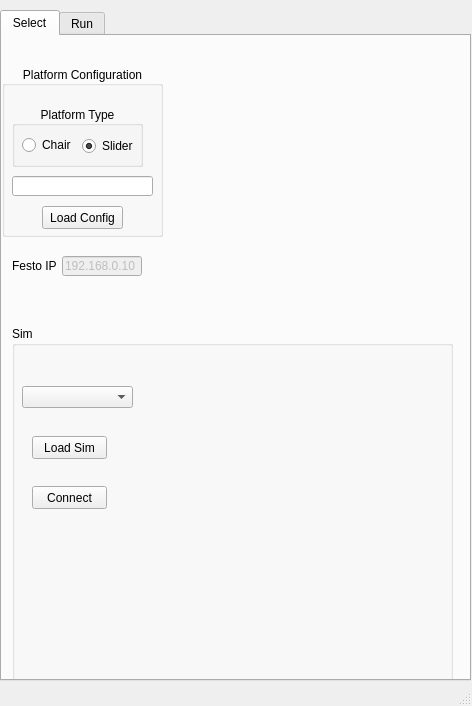
<?xml version="1.0" encoding="UTF-8"?>
<ui version="4.0">
 <class>MainWindow</class>
 <widget class="QMainWindow" name="MainWindow">
  <property name="geometry">
   <rect>
    <x>0</x>
    <y>0</y>
    <width>472</width>
    <height>706</height>
   </rect>
  </property>
  <property name="windowTitle">
   <string>Sim Interface</string>
  </property>
  <widget class="QWidget" name="centralwidget">
   <widget class="QTabWidget" name="tabWidget">
    <property name="geometry">
     <rect>
      <x>0</x>
      <y>10</y>
      <width>471</width>
      <height>671</height>
     </rect>
    </property>
    <property name="currentIndex">
     <number>0</number>
    </property>
    <widget class="QWidget" name="tab_load">
     <property name="accessibleName">
      <string>Load</string>
     </property>
     <attribute name="title">
      <string>Select</string>
     </attribute>
     <widget class="QGroupBox" name="groupBox_6">
      <property name="geometry">
       <rect>
        <x>0</x>
        <y>30</y>
        <width>161</width>
        <height>171</height>
       </rect>
      </property>
      <property name="title">
       <string>Platform Configuration</string>
      </property>
      <property name="alignment">
       <set>Qt::AlignCenter</set>
      </property>
      <widget class="QPushButton" name="btn_load_config">
       <property name="geometry">
        <rect>
         <x>40</x>
         <y>140</y>
         <width>81</width>
         <height>23</height>
        </rect>
       </property>
       <property name="text">
        <string>Load Config</string>
       </property>
      </widget>
      <widget class="QGroupBox" name="groupBox_7">
       <property name="geometry">
        <rect>
         <x>10</x>
         <y>40</y>
         <width>131</width>
         <height>61</height>
        </rect>
       </property>
       <property name="title">
        <string>Platform Type</string>
       </property>
       <property name="alignment">
        <set>Qt::AlignCenter</set>
       </property>
       <widget class="QRadioButton" name="rb_chair">
        <property name="geometry">
         <rect>
          <x>10</x>
          <y>30</y>
          <width>51</width>
          <height>18</height>
         </rect>
        </property>
        <property name="text">
         <string>Chair</string>
        </property>
       </widget>
       <widget class="QRadioButton" name="rb_slider">
        <property name="geometry">
         <rect>
          <x>70</x>
          <y>30</y>
          <width>71</width>
          <height>20</height>
         </rect>
        </property>
        <property name="text">
         <string>Slider</string>
        </property>
        <property name="checked">
         <bool>true</bool>
        </property>
       </widget>
      </widget>
      <widget class="QLineEdit" name="txt_config_fname">
       <property name="geometry">
        <rect>
         <x>10</x>
         <y>110</y>
         <width>141</width>
         <height>20</height>
        </rect>
       </property>
      </widget>
     </widget>
     <widget class="QLabel" name="lbl_platform_image">
      <property name="geometry">
       <rect>
        <x>160</x>
        <y>-10</y>
        <width>301</width>
        <height>271</height>
       </rect>
      </property>
      <property name="text">
       <string/>
      </property>
      <property name="pixmap">
       <pixmap>images/slider_small.jpg</pixmap>
      </property>
     </widget>
     <widget class="QGroupBox" name="grp_sim">
      <property name="geometry">
       <rect>
        <x>10</x>
        <y>290</y>
        <width>441</width>
        <height>361</height>
       </rect>
      </property>
      <property name="title">
       <string>Sim</string>
      </property>
      <widget class="QComboBox" name="cmb_sim_select">
       <property name="geometry">
        <rect>
         <x>10</x>
         <y>60</y>
         <width>111</width>
         <height>22</height>
        </rect>
       </property>
      </widget>
      <widget class="QPushButton" name="btn_connect_sim">
       <property name="geometry">
        <rect>
         <x>20</x>
         <y>160</y>
         <width>75</width>
         <height>23</height>
        </rect>
       </property>
       <property name="text">
        <string>Connect</string>
       </property>
      </widget>
      <widget class="QPushButton" name="btn_load_sim">
       <property name="geometry">
        <rect>
         <x>20</x>
         <y>110</y>
         <width>75</width>
         <height>23</height>
        </rect>
       </property>
       <property name="text">
        <string>Load Sim</string>
       </property>
      </widget>
      <widget class="QLabel" name="lbl_sim_image">
       <property name="geometry">
        <rect>
         <x>150</x>
         <y>10</y>
         <width>281</width>
         <height>351</height>
        </rect>
       </property>
       <property name="text">
        <string/>
       </property>
      </widget>
     </widget>
     <widget class="QLabel" name="label_21">
      <property name="geometry">
       <rect>
        <x>10</x>
        <y>225</y>
        <width>47</width>
        <height>10</height>
       </rect>
      </property>
      <property name="text">
       <string>Festo IP</string>
      </property>
     </widget>
     <widget class="QLineEdit" name="txt_festo_ip">
      <property name="enabled">
       <bool>false</bool>
      </property>
      <property name="geometry">
       <rect>
        <x>60</x>
        <y>220</y>
        <width>80</width>
        <height>20</height>
       </rect>
      </property>
      <property name="text">
       <string>192.168.0.10</string>
      </property>
     </widget>
     <widget class="QLabel" name="lbl_connection_status">
      <property name="geometry">
       <rect>
        <x>10</x>
        <y>260</y>
        <width>431</width>
        <height>20</height>
       </rect>
      </property>
      <property name="font">
       <font>
        <pointsize>10</pointsize>
       </font>
      </property>
      <property name="text">
       <string/>
      </property>
     </widget>
    </widget>
    <widget class="QWidget" name="tab_run">
     <attribute name="title">
      <string>Run</string>
     </attribute>
     <widget class="QGroupBox" name="groupBox_2">
      <property name="geometry">
       <rect>
        <x>0</x>
        <y>550</y>
        <width>120</width>
        <height>81</height>
       </rect>
      </property>
      <property name="title">
       <string/>
      </property>
      <widget class="QPushButton" name="btn_centre">
       <property name="geometry">
        <rect>
         <x>20</x>
         <y>50</y>
         <width>81</width>
         <height>23</height>
        </rect>
       </property>
       <property name="text">
        <string>Centre</string>
       </property>
      </widget>
      <widget class="QPushButton" name="btn_load_pos">
       <property name="geometry">
        <rect>
         <x>20</x>
         <y>10</y>
         <width>81</width>
         <height>23</height>
        </rect>
       </property>
       <property name="text">
        <string>Load Pos</string>
       </property>
      </widget>
     </widget>
     <widget class="QPushButton" name="btn_estop">
      <property name="geometry">
       <rect>
        <x>150</x>
        <y>570</y>
        <width>151</width>
        <height>40</height>
       </rect>
      </property>
      <property name="font">
       <font>
        <pointsize>10</pointsize>
        <weight>75</weight>
        <bold>true</bold>
       </font>
      </property>
      <property name="styleSheet">
       <string notr="true">QPushButton {
    color: yellow;
    border: 2px solid #555;
    border-radius: 20px;
    border-style: outset;
    background: qradialgradient(
        cx: 0.3, cy: -0.4, fx: 0.3, fy: -0.4,
        radius: 1.35, stop: 0 #fff, stop: 1 #888,
        );
    padding: 5px;
    background-color: red;
    }

QPushButton:hover {
    background: qradialgradient(
        cx: 0.3, cy: -0.4, fx: 0.3, fy: -0.4,
        radius: 1.35, stop: 0 #fff, stop: 1 #bbb
        );
    background-color: red;
   color: white;
    }

QPushButton:pressed {
    border-style: inset;
    background: qradialgradient(
        cx: 0.4, cy: -0.1, fx: 0.4, fy: -0.1,
        radius: 1.35, stop: 0 #fff, stop: 1 #ddd
        );
    }</string>
      </property>
      <property name="text">
       <string>Stop</string>
      </property>
     </widget>
     <widget class="QGroupBox" name="groupBox_4">
      <property name="geometry">
       <rect>
        <x>330</x>
        <y>570</y>
        <width>131</width>
        <height>41</height>
       </rect>
      </property>
      <property name="title">
       <string>CSV Log</string>
      </property>
      <widget class="QCheckBox" name="chk_capture_csv">
       <property name="geometry">
        <rect>
         <x>60</x>
         <y>-3</y>
         <width>70</width>
         <height>21</height>
        </rect>
       </property>
       <property name="text">
        <string>Capture</string>
       </property>
      </widget>
      <widget class="QLineEdit" name="txt_csv_fname">
       <property name="geometry">
        <rect>
         <x>3</x>
         <y>20</y>
         <width>121</width>
         <height>20</height>
        </rect>
       </property>
       <property name="text">
        <string>sim_xyzrpy.csv</string>
       </property>
      </widget>
     </widget>
     <widget class="QGroupBox" name="groupBox_3">
      <property name="geometry">
       <rect>
        <x>0</x>
        <y>0</y>
        <width>461</width>
        <height>61</height>
       </rect>
      </property>
      <property name="title">
       <string>Sim</string>
      </property>
      <widget class="QLabel" name="lbl_sim_status">
       <property name="geometry">
        <rect>
         <x>10</x>
         <y>20</y>
         <width>261</width>
         <height>16</height>
        </rect>
       </property>
       <property name="font">
        <font>
         <pointsize>10</pointsize>
        </font>
       </property>
       <property name="text">
        <string>Sim:</string>
       </property>
      </widget>
      <widget class="QPushButton" name="btn_run">
       <property name="geometry">
        <rect>
         <x>330</x>
         <y>20</y>
         <width>51</width>
         <height>23</height>
        </rect>
       </property>
       <property name="text">
        <string>Run</string>
       </property>
      </widget>
      <widget class="QPushButton" name="btn_pause">
       <property name="geometry">
        <rect>
         <x>394</x>
         <y>20</y>
         <width>51</width>
         <height>23</height>
        </rect>
       </property>
       <property name="text">
        <string>Pause</string>
       </property>
      </widget>
     </widget>
     <widget class="QGroupBox" name="groupBox">
      <property name="geometry">
       <rect>
        <x>0</x>
        <y>380</y>
        <width>461</width>
        <height>161</height>
       </rect>
      </property>
      <property name="title">
       <string>Transform levels</string>
      </property>
      <widget class="QSlider" name="sld_xform_0">
       <property name="geometry">
        <rect>
         <x>60</x>
         <y>40</y>
         <width>381</width>
         <height>16</height>
        </rect>
       </property>
       <property name="styleSheet">
        <string notr="true">QSlider::handle:horizontal { 
	background-color: grey; 
	border: 1px solid grey; 
	width: 4px; 
	height: 12px; 
	line-height: 20px; 
	margin-top: -5px; 
	margin-bottom: -5px; 
	border-radius: 5px; 
}</string>
       </property>
       <property name="minimum">
        <number>-100</number>
       </property>
       <property name="maximum">
        <number>100</number>
       </property>
       <property name="orientation">
        <enum>Qt::Horizontal</enum>
       </property>
       <property name="tickPosition">
        <enum>QSlider::NoTicks</enum>
       </property>
       <property name="tickInterval">
        <number>10</number>
       </property>
      </widget>
      <widget class="QLabel" name="label_4">
       <property name="geometry">
        <rect>
         <x>15</x>
         <y>40</y>
         <width>21</width>
         <height>16</height>
        </rect>
       </property>
       <property name="font">
        <font>
         <pointsize>10</pointsize>
         <weight>75</weight>
         <bold>true</bold>
        </font>
       </property>
       <property name="text">
        <string>X</string>
       </property>
      </widget>
      <widget class="QLabel" name="label_13">
       <property name="geometry">
        <rect>
         <x>15</x>
         <y>60</y>
         <width>21</width>
         <height>16</height>
        </rect>
       </property>
       <property name="font">
        <font>
         <pointsize>10</pointsize>
         <weight>75</weight>
         <bold>true</bold>
        </font>
       </property>
       <property name="text">
        <string>Y</string>
       </property>
      </widget>
      <widget class="QLabel" name="label_14">
       <property name="geometry">
        <rect>
         <x>15</x>
         <y>80</y>
         <width>20</width>
         <height>16</height>
        </rect>
       </property>
       <property name="font">
        <font>
         <pointsize>10</pointsize>
         <weight>75</weight>
         <bold>true</bold>
        </font>
       </property>
       <property name="text">
        <string>Z</string>
       </property>
      </widget>
      <widget class="QLabel" name="label_15">
       <property name="geometry">
        <rect>
         <x>10</x>
         <y>140</y>
         <width>31</width>
         <height>16</height>
        </rect>
       </property>
       <property name="font">
        <font>
         <pointsize>10</pointsize>
         <weight>75</weight>
         <bold>true</bold>
        </font>
       </property>
       <property name="text">
        <string>Yaw</string>
       </property>
      </widget>
      <widget class="QLabel" name="label_16">
       <property name="geometry">
        <rect>
         <x>10</x>
         <y>100</y>
         <width>31</width>
         <height>16</height>
        </rect>
       </property>
       <property name="font">
        <font>
         <pointsize>10</pointsize>
         <weight>75</weight>
         <bold>true</bold>
        </font>
       </property>
       <property name="text">
        <string>Roll</string>
       </property>
      </widget>
      <widget class="QLabel" name="label_17">
       <property name="geometry">
        <rect>
         <x>10</x>
         <y>120</y>
         <width>41</width>
         <height>16</height>
        </rect>
       </property>
       <property name="font">
        <font>
         <pointsize>10</pointsize>
         <weight>75</weight>
         <bold>true</bold>
        </font>
       </property>
       <property name="text">
        <string>Pitch</string>
       </property>
      </widget>
      <widget class="QSlider" name="sld_xform_1">
       <property name="geometry">
        <rect>
         <x>60</x>
         <y>60</y>
         <width>381</width>
         <height>16</height>
        </rect>
       </property>
       <property name="styleSheet">
        <string notr="true">QSlider::handle:horizontal { 
	background-color: grey; 
	border: 1px solid grey; 
	width: 4px; 
	height: 12px; 
	line-height: 20px; 
	margin-top: -5px; 
	margin-bottom: -5px; 
	border-radius: 5px; 
}</string>
       </property>
       <property name="minimum">
        <number>-100</number>
       </property>
       <property name="maximum">
        <number>100</number>
       </property>
       <property name="orientation">
        <enum>Qt::Horizontal</enum>
       </property>
      </widget>
      <widget class="QSlider" name="sld_xform_2">
       <property name="geometry">
        <rect>
         <x>60</x>
         <y>80</y>
         <width>381</width>
         <height>16</height>
        </rect>
       </property>
       <property name="styleSheet">
        <string notr="true">QSlider::handle:horizontal { 
	background-color: grey; 
	border: 1px solid grey; 
	width: 4px; 
	height: 12px; 
	line-height: 20px; 
	margin-top: -5px; 
	margin-bottom: -5px; 
	border-radius: 5px; 
}</string>
       </property>
       <property name="minimum">
        <number>-100</number>
       </property>
       <property name="maximum">
        <number>100</number>
       </property>
       <property name="orientation">
        <enum>Qt::Horizontal</enum>
       </property>
      </widget>
      <widget class="QSlider" name="sld_xform_3">
       <property name="geometry">
        <rect>
         <x>60</x>
         <y>100</y>
         <width>381</width>
         <height>16</height>
        </rect>
       </property>
       <property name="styleSheet">
        <string notr="true">QSlider::handle:horizontal { 
	background-color: grey; 
	border: 1px solid grey; 
	width: 4px; 
	height: 12px; 
	line-height: 20px; 
	margin-top: -5px; 
	margin-bottom: -5px; 
	border-radius: 5px; 
}</string>
       </property>
       <property name="minimum">
        <number>-100</number>
       </property>
       <property name="maximum">
        <number>100</number>
       </property>
       <property name="orientation">
        <enum>Qt::Horizontal</enum>
       </property>
      </widget>
      <widget class="QSlider" name="sld_xform_4">
       <property name="geometry">
        <rect>
         <x>60</x>
         <y>120</y>
         <width>381</width>
         <height>16</height>
        </rect>
       </property>
       <property name="styleSheet">
        <string notr="true">QSlider::handle:horizontal { 
	background-color: grey; 
	border: 1px solid grey; 
	width: 4px; 
	height: 12px; 
	line-height: 20px; 
	margin-top: -5px; 
	margin-bottom: -5px; 
	border-radius: 5px; 
}</string>
       </property>
       <property name="minimum">
        <number>-100</number>
       </property>
       <property name="maximum">
        <number>100</number>
       </property>
       <property name="orientation">
        <enum>Qt::Horizontal</enum>
       </property>
      </widget>
      <widget class="QSlider" name="sld_xform_5">
       <property name="geometry">
        <rect>
         <x>60</x>
         <y>140</y>
         <width>381</width>
         <height>16</height>
        </rect>
       </property>
       <property name="styleSheet">
        <string notr="true">QSlider::handle:horizontal { 
	background-color: grey; 
	border: 1px solid grey; 
	width: 4px; 
	height: 12px; 
	line-height: 20px; 
	margin-top: -5px; 
	margin-bottom: -5px; 
	border-radius: 5px; 
}</string>
       </property>
       <property name="minimum">
        <number>-100</number>
       </property>
       <property name="maximum">
        <number>100</number>
       </property>
       <property name="orientation">
        <enum>Qt::Horizontal</enum>
       </property>
      </widget>
      <widget class="QLabel" name="label_18">
       <property name="geometry">
        <rect>
         <x>420</x>
         <y>20</y>
         <width>21</width>
         <height>20</height>
        </rect>
       </property>
       <property name="text">
        <string>100</string>
       </property>
       <property name="alignment">
        <set>Qt::AlignCenter</set>
       </property>
      </widget>
      <widget class="QLabel" name="label_19">
       <property name="geometry">
        <rect>
         <x>50</x>
         <y>20</y>
         <width>21</width>
         <height>20</height>
        </rect>
       </property>
       <property name="text">
        <string>-100</string>
       </property>
       <property name="alignment">
        <set>Qt::AlignCenter</set>
       </property>
      </widget>
      <widget class="QLabel" name="label_20">
       <property name="geometry">
        <rect>
         <x>240</x>
         <y>20</y>
         <width>21</width>
         <height>20</height>
        </rect>
       </property>
       <property name="text">
        <string>0</string>
       </property>
       <property name="alignment">
        <set>Qt::AlignCenter</set>
       </property>
      </widget>
     </widget>
     <widget class="QGroupBox" name="ControlGroupbox">
      <property name="geometry">
       <rect>
        <x>10</x>
        <y>60</y>
        <width>451</width>
        <height>311</height>
       </rect>
      </property>
      <property name="title">
       <string/>
      </property>
      <property name="flat">
       <bool>false</bool>
      </property>
      <widget class="QSlider" name="sld_gain_0">
       <property name="geometry">
        <rect>
         <x>46</x>
         <y>53</y>
         <width>61</width>
         <height>241</height>
        </rect>
       </property>
       <property name="minimum">
        <number>0</number>
       </property>
       <property name="maximum">
        <number>200</number>
       </property>
       <property name="value">
        <number>100</number>
       </property>
       <property name="orientation">
        <enum>Qt::Vertical</enum>
       </property>
       <property name="tickPosition">
        <enum>QSlider::TicksAbove</enum>
       </property>
      </widget>
      <widget class="QSlider" name="sld_gain_3">
       <property name="geometry">
        <rect>
         <x>223</x>
         <y>53</y>
         <width>21</width>
         <height>241</height>
        </rect>
       </property>
       <property name="minimum">
        <number>0</number>
       </property>
       <property name="maximum">
        <number>200</number>
       </property>
       <property name="value">
        <number>100</number>
       </property>
       <property name="orientation">
        <enum>Qt::Vertical</enum>
       </property>
       <property name="tickPosition">
        <enum>QSlider::NoTicks</enum>
       </property>
      </widget>
      <widget class="QSlider" name="sld_gain_1">
       <property name="geometry">
        <rect>
         <x>125</x>
         <y>53</y>
         <width>21</width>
         <height>241</height>
        </rect>
       </property>
       <property name="minimum">
        <number>0</number>
       </property>
       <property name="maximum">
        <number>200</number>
       </property>
       <property name="value">
        <number>100</number>
       </property>
       <property name="orientation">
        <enum>Qt::Vertical</enum>
       </property>
       <property name="tickPosition">
        <enum>QSlider::NoTicks</enum>
       </property>
      </widget>
      <widget class="QSlider" name="sld_gain_2">
       <property name="geometry">
        <rect>
         <x>174</x>
         <y>53</y>
         <width>21</width>
         <height>241</height>
        </rect>
       </property>
       <property name="minimum">
        <number>0</number>
       </property>
       <property name="maximum">
        <number>200</number>
       </property>
       <property name="value">
        <number>100</number>
       </property>
       <property name="orientation">
        <enum>Qt::Vertical</enum>
       </property>
       <property name="tickPosition">
        <enum>QSlider::NoTicks</enum>
       </property>
      </widget>
      <widget class="QSlider" name="sld_gain_4">
       <property name="geometry">
        <rect>
         <x>273</x>
         <y>53</y>
         <width>21</width>
         <height>241</height>
        </rect>
       </property>
       <property name="minimum">
        <number>0</number>
       </property>
       <property name="maximum">
        <number>200</number>
       </property>
       <property name="value">
        <number>100</number>
       </property>
       <property name="orientation">
        <enum>Qt::Vertical</enum>
       </property>
       <property name="tickPosition">
        <enum>QSlider::NoTicks</enum>
       </property>
      </widget>
      <widget class="QSlider" name="sld_gain_5">
       <property name="geometry">
        <rect>
         <x>320</x>
         <y>53</y>
         <width>21</width>
         <height>241</height>
        </rect>
       </property>
       <property name="minimum">
        <number>0</number>
       </property>
       <property name="maximum">
        <number>200</number>
       </property>
       <property name="value">
        <number>100</number>
       </property>
       <property name="orientation">
        <enum>Qt::Vertical</enum>
       </property>
       <property name="tickPosition">
        <enum>QSlider::NoTicks</enum>
       </property>
      </widget>
      <widget class="QLabel" name="label_5">
       <property name="geometry">
        <rect>
         <x>-4</x>
         <y>283</y>
         <width>46</width>
         <height>13</height>
        </rect>
       </property>
       <property name="text">
        <string>0</string>
       </property>
       <property name="alignment">
        <set>Qt::AlignCenter</set>
       </property>
      </widget>
      <widget class="QLabel" name="label_6">
       <property name="geometry">
        <rect>
         <x>6</x>
         <y>50</y>
         <width>31</width>
         <height>16</height>
        </rect>
       </property>
       <property name="text">
        <string>200</string>
       </property>
       <property name="alignment">
        <set>Qt::AlignCenter</set>
       </property>
      </widget>
      <widget class="QLabel" name="label_3">
       <property name="geometry">
        <rect>
         <x>16</x>
         <y>163</y>
         <width>21</width>
         <height>20</height>
        </rect>
       </property>
       <property name="text">
        <string>100</string>
       </property>
       <property name="alignment">
        <set>Qt::AlignCenter</set>
       </property>
      </widget>
      <widget class="QLabel" name="label">
       <property name="geometry">
        <rect>
         <x>80</x>
         <y>33</y>
         <width>21</width>
         <height>16</height>
        </rect>
       </property>
       <property name="font">
        <font>
         <pointsize>10</pointsize>
         <weight>75</weight>
         <bold>true</bold>
        </font>
       </property>
       <property name="text">
        <string>X</string>
       </property>
      </widget>
      <widget class="QLabel" name="label_7">
       <property name="geometry">
        <rect>
         <x>130</x>
         <y>33</y>
         <width>20</width>
         <height>16</height>
        </rect>
       </property>
       <property name="font">
        <font>
         <pointsize>10</pointsize>
         <weight>75</weight>
         <bold>true</bold>
        </font>
       </property>
       <property name="text">
        <string>Y</string>
       </property>
      </widget>
      <widget class="QLabel" name="label_8">
       <property name="geometry">
        <rect>
         <x>180</x>
         <y>33</y>
         <width>20</width>
         <height>16</height>
        </rect>
       </property>
       <property name="font">
        <font>
         <pointsize>10</pointsize>
         <weight>75</weight>
         <bold>true</bold>
        </font>
       </property>
       <property name="text">
        <string>Z</string>
       </property>
      </widget>
      <widget class="QLabel" name="label_9">
       <property name="geometry">
        <rect>
         <x>220</x>
         <y>33</y>
         <width>31</width>
         <height>16</height>
        </rect>
       </property>
       <property name="font">
        <font>
         <pointsize>10</pointsize>
         <weight>75</weight>
         <bold>true</bold>
        </font>
       </property>
       <property name="text">
        <string>Roll</string>
       </property>
      </widget>
      <widget class="QLabel" name="label_10">
       <property name="geometry">
        <rect>
         <x>263</x>
         <y>33</y>
         <width>41</width>
         <height>16</height>
        </rect>
       </property>
       <property name="font">
        <font>
         <pointsize>10</pointsize>
         <weight>75</weight>
         <bold>true</bold>
        </font>
       </property>
       <property name="text">
        <string>Pitch</string>
       </property>
      </widget>
      <widget class="QLabel" name="label_11">
       <property name="geometry">
        <rect>
         <x>317</x>
         <y>33</y>
         <width>31</width>
         <height>16</height>
        </rect>
       </property>
       <property name="font">
        <font>
         <pointsize>10</pointsize>
         <weight>75</weight>
         <bold>true</bold>
        </font>
       </property>
       <property name="text">
        <string>Yaw</string>
       </property>
      </widget>
      <widget class="QLabel" name="label_12">
       <property name="geometry">
        <rect>
         <x>3</x>
         <y>0</y>
         <width>41</width>
         <height>41</height>
        </rect>
       </property>
       <property name="text">
        <string>Gain Percent</string>
       </property>
       <property name="alignment">
        <set>Qt::AlignCenter</set>
       </property>
       <property name="wordWrap">
        <bool>true</bool>
       </property>
      </widget>
      <widget class="QProgressBar" name="pg_0">
       <property name="geometry">
        <rect>
         <x>80</x>
         <y>19</y>
         <width>10</width>
         <height>10</height>
        </rect>
       </property>
       <property name="maximum">
        <number>1</number>
       </property>
       <property name="value">
        <number>1</number>
       </property>
       <property name="textVisible">
        <bool>false</bool>
       </property>
      </widget>
      <widget class="QProgressBar" name="pg_1">
       <property name="geometry">
        <rect>
         <x>130</x>
         <y>19</y>
         <width>10</width>
         <height>10</height>
        </rect>
       </property>
       <property name="maximum">
        <number>1</number>
       </property>
       <property name="value">
        <number>1</number>
       </property>
       <property name="textVisible">
        <bool>false</bool>
       </property>
      </widget>
      <widget class="QProgressBar" name="pg_3">
       <property name="geometry">
        <rect>
         <x>230</x>
         <y>19</y>
         <width>10</width>
         <height>10</height>
        </rect>
       </property>
       <property name="maximum">
        <number>1</number>
       </property>
       <property name="value">
        <number>1</number>
       </property>
       <property name="textVisible">
        <bool>false</bool>
       </property>
      </widget>
      <widget class="QProgressBar" name="pg_2">
       <property name="geometry">
        <rect>
         <x>180</x>
         <y>19</y>
         <width>10</width>
         <height>10</height>
        </rect>
       </property>
       <property name="maximum">
        <number>1</number>
       </property>
       <property name="value">
        <number>1</number>
       </property>
       <property name="textVisible">
        <bool>false</bool>
       </property>
      </widget>
      <widget class="QProgressBar" name="pg_5">
       <property name="geometry">
        <rect>
         <x>327</x>
         <y>19</y>
         <width>10</width>
         <height>10</height>
        </rect>
       </property>
       <property name="maximum">
        <number>1</number>
       </property>
       <property name="value">
        <number>1</number>
       </property>
       <property name="textVisible">
        <bool>false</bool>
       </property>
      </widget>
      <widget class="QProgressBar" name="pg_4">
       <property name="geometry">
        <rect>
         <x>280</x>
         <y>19</y>
         <width>10</width>
         <height>10</height>
        </rect>
       </property>
       <property name="maximum">
        <number>1</number>
       </property>
       <property name="value">
        <number>1</number>
       </property>
       <property name="textVisible">
        <bool>false</bool>
       </property>
      </widget>
      <widget class="QSlider" name="sld_gain_master">
       <property name="geometry">
        <rect>
         <x>370</x>
         <y>53</y>
         <width>61</width>
         <height>241</height>
        </rect>
       </property>
       <property name="minimum">
        <number>0</number>
       </property>
       <property name="maximum">
        <number>200</number>
       </property>
       <property name="value">
        <number>100</number>
       </property>
       <property name="orientation">
        <enum>Qt::Vertical</enum>
       </property>
       <property name="tickPosition">
        <enum>QSlider::TicksBelow</enum>
       </property>
      </widget>
      <widget class="QLabel" name="label_22">
       <property name="geometry">
        <rect>
         <x>370</x>
         <y>33</y>
         <width>51</width>
         <height>16</height>
        </rect>
       </property>
       <property name="font">
        <font>
         <pointsize>10</pointsize>
         <weight>75</weight>
         <bold>true</bold>
        </font>
       </property>
       <property name="text">
        <string>Master</string>
       </property>
      </widget>
     </widget>
    </widget>
   </widget>
  </widget>
  <widget class="QMenuBar" name="menubar">
   <property name="geometry">
    <rect>
     <x>0</x>
     <y>0</y>
     <width>472</width>
     <height>22</height>
    </rect>
   </property>
  </widget>
  <widget class="QStatusBar" name="statusbar"/>
 </widget>
 <resources/>
 <connections/>
</ui>
